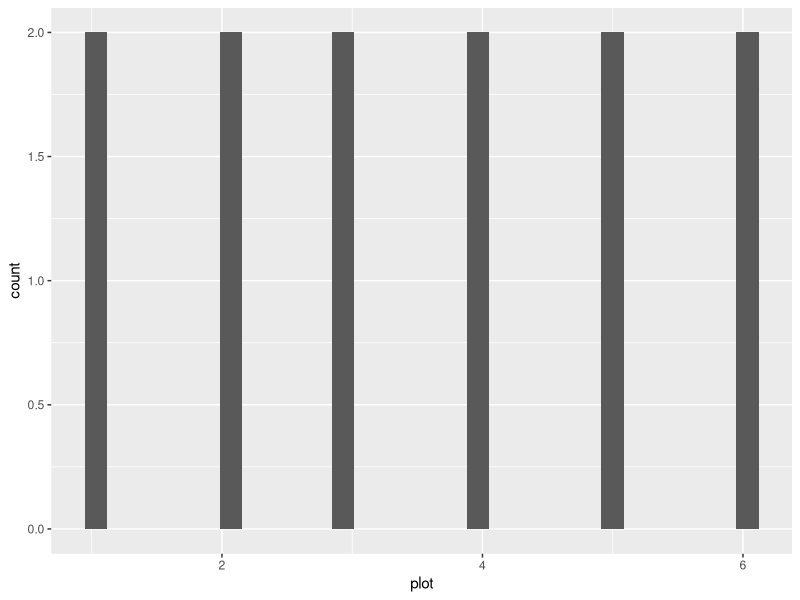
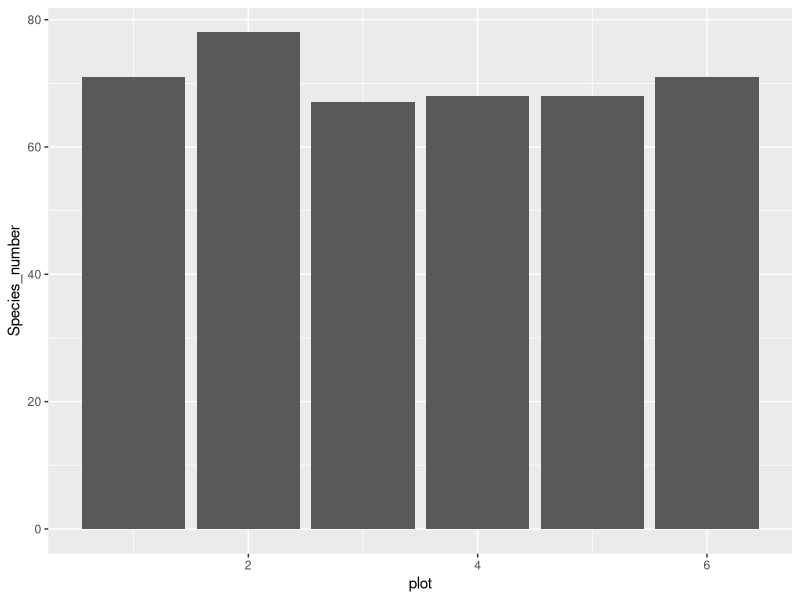
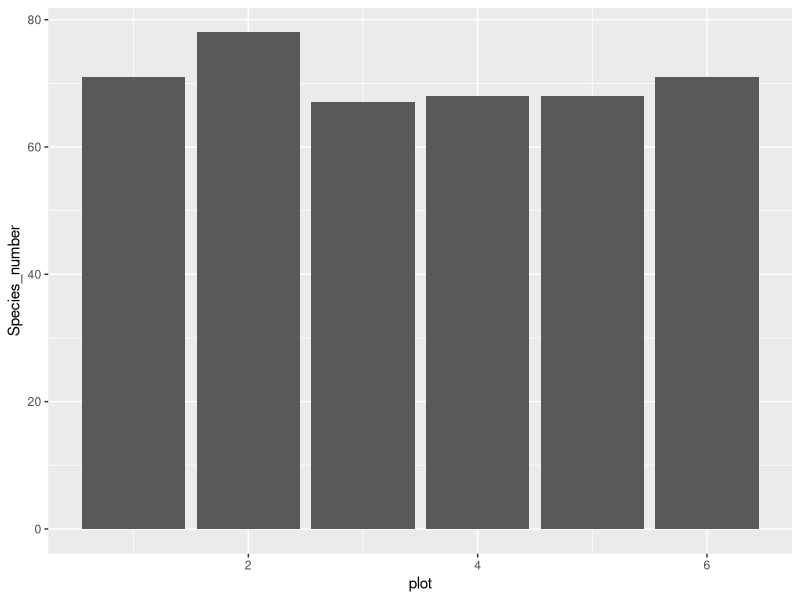
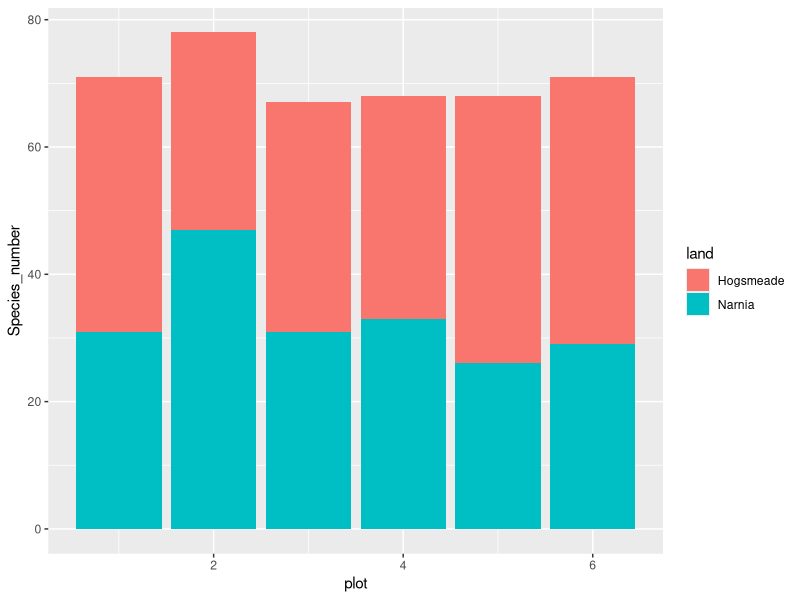
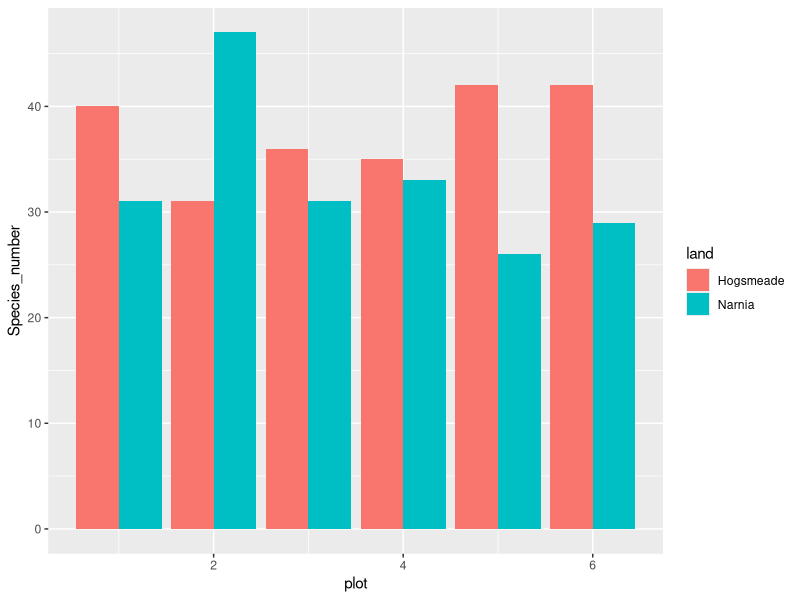
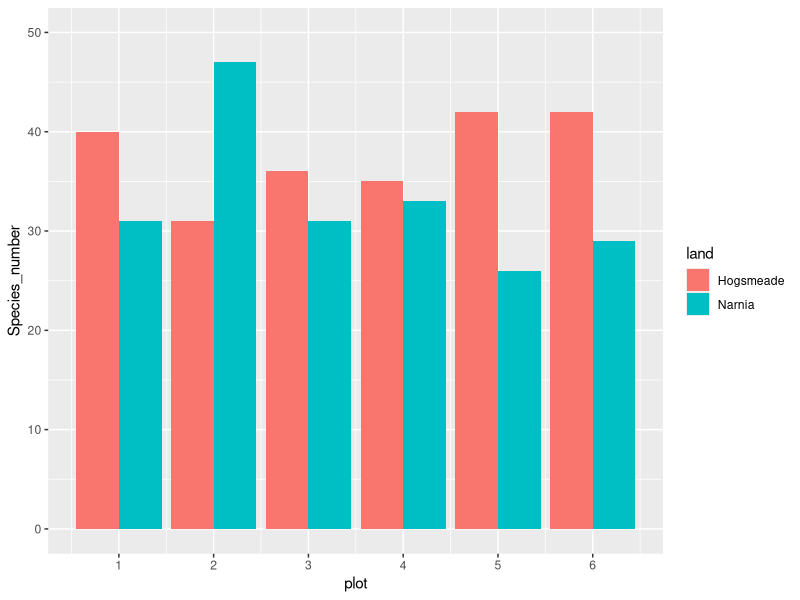
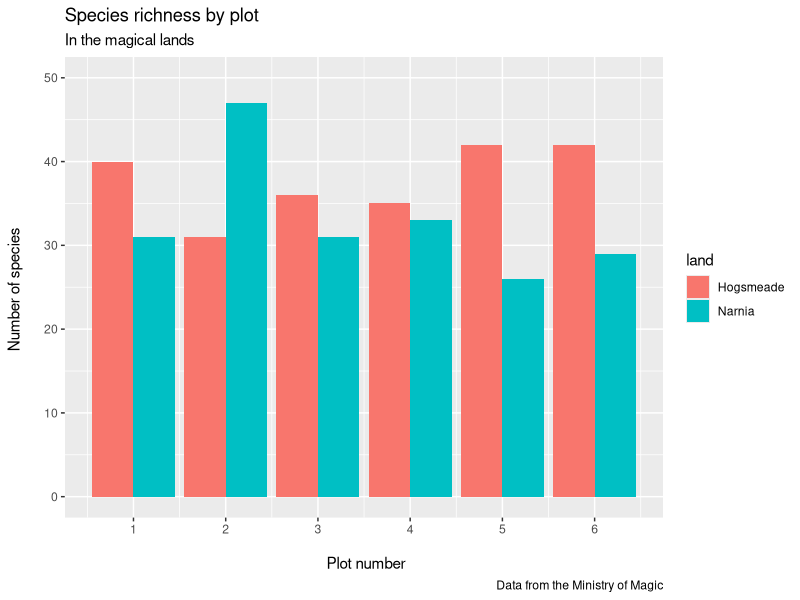
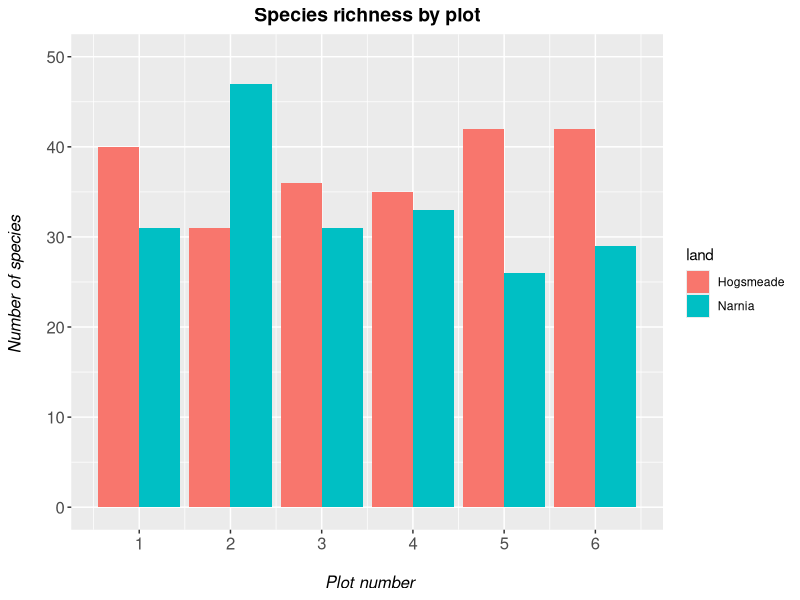

R code for these plots, in order:
## Vegetation of magical lands
## Data visualisation tutorial
## YOUR NAME
## DATE
#
# Load libraries ----
library(dplyr)  # For data manipulation
library(ggplot2)  # For data visualisation

setwd("course-repository-Hayward-Wong/Coding Club tutorials/3.Data Visualisation/tutorial 9")

# Read in data ----
magic_veg <- read.csv("magic_veg.csv")

str(magic_veg)

# land - the location within the land of magic (two possible lands: Narnia and Hogsmeade)
# plot - the plot number within each land
# year - the year the measurement was taken
# species - the species name (or code), Note that these are fake species!
# height - the imaginary canopy height at that point
# id - the id of each observation

species_counts <- magic_veg %>%
  group_by(land, plot) %>%
  summarise(Species_number = length(unique(species)))

(hist <- ggplot(species_counts, aes(x = plot)) +
    geom_histogram())

(hist <- ggplot(species_counts, aes(x = plot, y = Species_number)) +
    geom_histogram(stat = "identity"))

# Note: an equivalent alternative is to use geom_col (for column), which takes a y value and displays it
(col <- ggplot(species_counts, aes(x = plot, y = Species_number)) +
    geom_col()
)

(hist <- ggplot(species_counts, aes(x = plot, y = Species_number, fill = land)) +
    geom_histogram(stat = "identity"))

# Remember that any aesthetics that are a function of your data (like fill here) need to be INSIDE the aes() brackets.

(hist <- ggplot(species_counts, aes(x = plot, y = Species_number, fill = land)) +
    geom_histogram(stat = "identity", position = "dodge"))

(hist <- ggplot(species_counts, aes(x = plot, y = Species_number, fill = land)) +
    geom_histogram(stat = "identity", position = "dodge") + 
    scale_x_continuous(breaks = c(1,2,3,4,5,6)) + 
    scale_y_continuous(limits = c(0, 50)))

(hist <- ggplot(species_counts, aes(x = plot, y = Species_number, fill = land)) +
    geom_histogram(stat = "identity", position = "dodge") +
    scale_x_continuous(breaks = c(1,2,3,4,5,6)) + 
    scale_y_continuous(limits = c(0, 50)) +
    labs(title = "Species richness by plot", 
         subtitle = "In the magical lands",
         caption = "Data from the Ministry of Magic", 
         x = "\n Plot number", y = "Number of species \n"))     # \n adds space before x and after y axis text

(hist <- ggplot(species_counts, aes(x = plot, y = Species_number, fill = land)) +
    geom_histogram(stat = "identity", position = "dodge") +
    scale_x_continuous(breaks = c(1,2,3,4,5,6)) + 
    scale_y_continuous(limits = c(0, 50)) +
    labs(title = "Species richness by plot", 
         x = "\n Plot number", y = "Number of species \n") + 
    theme(axis.text = element_text(size = 12), 
          axis.title = element_text(size = 12, face = "italic"), 
          plot.title = element_text(size = 14, hjust = 0.5, face = "bold")))

(hist <- ggplot(species_counts, aes(x = plot, y = Species_number, fill = land)) +
    geom_histogram(stat = "identity", position = "dodge") + 
    scale_x_continuous(breaks = c(1,2,3,4,5,6)) + 
    scale_y_continuous(limits = c(0, 50)) +
    labs(title = "Species richness by plot", 
         x = "\n Plot number", y = "Number of species \n") + 
    theme_bw() +
    theme(panel.grid = element_blank(), 
          axis.text = element_text(size = 12), 
          axis.title = element_text(size = 12), 
          plot.title = element_text(size = 14, hjust = 0.5, face = "bold")))

(hist <- ggplot(species_counts, aes(x = plot, y = Species_number, fill = land)) +
    geom_histogram(stat = "identity", position = "dodge") + 
    scale_x_continuous(breaks = c(1,2,3,4,5,6)) + 
    scale_y_continuous(limits = c(0, 50)) +
    scale_fill_manual(values = c("rosybrown1", "#deebf7"),     # specifying the colours
                      name = "Land of Magic") +                # specifying title of legend
    labs(title = "Species richness by plot", 
         x = "\n Plot number", y = "Number of species \n") + 
    theme_bw() +
    theme(panel.grid = element_blank(), 
          axis.text = element_text(size = 12), 
          axis.title = element_text(size = 12), 
          plot.title = element_text(size = 14, hjust = 0.5, face = "bold"), 
          plot.margin = unit(c(0.5,0.5,0.5,0.5), units = , "cm"), 
          legend.title = element_text(face = "bold"),
          legend.position = "bottom", 
          legend.box.background = element_rect(color = "grey", size = 0.3)))

(hist <- ggplot(species_counts, aes(x = plot, y = Species_number, fill = land)) +
    geom_histogram(stat = "identity", position = "dodge") + 
    scale_x_continuous(breaks = c(1,2,3,4,5,6)) + 
    scale_y_continuous(limits = c(0, 50)) +
    scale_fill_manual(values = c("rosybrown1", "#deebf7"),           # specifying the colours
                      labels = c("HOGSMEADE", "NARNIA"),             # changing the site labels
                      name = "Land of Magic") +                      # defining legend title
    labs(title = "Species richness by plot", 
         x = "\n Plot number", y = "Number of species \n") + 
    theme_bw() +
    theme(panel.grid = element_blank(), 
          axis.text = element_text(size = 12), 
          axis.title = element_text(size = 12), 
          plot.title = element_text(size = 14, hjust = 0.5, face = "bold"), 
          plot.margin = unit(c(0.5,0.5,0.5,0.5), units = , "cm"), 
          legend.title = element_text(face = "bold"),
          legend.position = "bottom", 
          legend.box.background = element_rect(color = "grey", size = 0.3)))

ggsave("magical-sp-rich-hist.png", width = 7, height = 5, dpi = 300)

# Create vectors with land names and species counts
land <- factor(c("Narnia", "Hogsmeade", "Westeros", "The Shire", "Mordor", "Forbidden Forest", "Oz"))
counts <- as.numeric(c(55, 48, 37, 62, 11, 39, 51))

# Create the new data frame from the vectors
more_magic <- data.frame(land, counts)

# We'll need as many colours as there are factor levels
length(levels(more_magic$land))    # that's 7 levels 

# CREATE THE COLOUR PALETTE
magic.palette <- c("#698B69", "#5D478B", "#5C5C5C", "#CD6090", "#EEC900", "#5F9EA0", "#6CA6CD")    # defining 7 colours
names(magic.palette) <- levels(more_magic$land)                                                    # linking factor names to the colours

# Bar plot with all the factors

(hist <- ggplot(more_magic, aes(x = land, y = counts, fill = land)) +
    geom_histogram(stat = "identity", position = "dodge") + 
    scale_y_continuous(limits = c(0, 65)) +
    scale_fill_manual(values = magic.palette,                        # using our palette here
                      name = "Land of Magic") +                
    labs(title = "Species richness in magical lands", 
         x = "", y = "Number of species \n") + 
    theme_bw() +
    theme(panel.grid = element_blank(), 
          axis.text = element_text(size = 12), 
          axis.text.x = element_text(angle = 45, hjust = 1), 
          axis.title = element_text(size = 12), 
          plot.title = element_text(size = 14, hjust = 0.5, face = "bold"), 
          plot.margin = unit(c(0.5,0.5,0.5,0.5), units = , "cm"), 
          legend.title = element_text(face = "bold"),
          legend.position = "bottom", 
          legend.box.background = element_rect(color = "grey", size = 0.3)))


# See how consistent the colour scheme is if you drop some factors (using filter in the first line)

(hist <- ggplot(filter(more_magic, land %in% c("Hogsmeade", "Oz", "The Shire")), aes(x = land, y = counts, fill = land)) +
    geom_histogram(stat = "identity", position = "dodge") + 
    scale_y_continuous(limits = c(0, 65)) +
    scale_fill_manual(values = magic.palette,                       # using our palette ensures that colours with no corresponding factors are dropped
                      name = "Land of Magic") +                
    labs(title = "Species richness in magical lands", 
         x = "", y = "Number of species \n") + 
    theme_bw() +
    theme(panel.grid = element_blank(), 
          axis.text = element_text(size = 12), 
          axis.text.x = element_text(angle = 45, hjust = 1), 
          axis.title = element_text(size = 12), 
          plot.title = element_text(size = 14, hjust = 0.5, face = "bold"), 
          plot.margin = unit(c(0.5,0.5,0.5,0.5), units = , "cm"), 
          legend.title = element_text(face = "bold"),
          legend.position = "bottom", 
          legend.box.background = element_rect(color = "grey", size = 0.3)))

yearly_counts <- magic_veg %>%
  group_by(land, plot, year) %>%                             # We've added in year here
  summarise(Species_number = length(unique(species))) %>%
  ungroup() %>%
  mutate(plot = as.factor(plot))

(boxplot <- ggplot(yearly_counts, aes(plot, Species_number, fill = land)) +
    geom_boxplot())

(boxplot <- ggplot(yearly_counts, aes(x = plot, y = Species_number, fill = land)) +
    geom_boxplot() +
    scale_x_discrete(breaks = 1:6) +
    scale_fill_manual(values = c("rosybrown1", "#deebf7"),
                      breaks = c("Hogsmeade","Narnia"),
                      name="Land of magic",
                      labels=c("Hogsmeade", "Narnia")) +
    labs(title = "Species richness by plot", 
         x = "\n Plot number", y = "Number of species \n") + 
    theme_bw() + 
    theme() + 
    theme(panel.grid = element_blank(), 
          axis.text = element_text(size = 12), 
          axis.title = element_text(size = 12), 
          plot.title = element_text(size = 14, hjust = 0.5, face = "bold"), 
          plot.margin = unit(c(0.5,0.5,0.5,0.5), units = , "cm"), 
          legend.position = "bottom", 
          legend.box.background = element_rect(color = "grey", size = 0.3)))

# Saving the boxplot
ggsave("magical-sp-rich-boxplot1.png", width = 7, height = 5, dpi = 300)

# Create the summarised data
summary <- species_counts %>%  group_by(land) %>% summarise(mean = mean(Species_number),
                                                            sd = sd(Species_number))

# Make a dot plot
(dot <- ggplot(summary, aes(x = land, y = mean, colour = land)) +
    geom_errorbar(aes(ymin = mean - sd, ymax = mean + sd), width = 0.2) +
    geom_point(size = 3) + 
    scale_y_continuous(limits = c(0, 50)) +
    scale_colour_manual(values = c('#CD5C5C', '#6CA6CD'), 
                        labels = c('HOGSMEADE', 'NARNIA'), 
                        name = 'Land of Magic') +                   
    labs(title = 'Average species richness', 
         x = '', y = 'Number of species \n') + 
    theme_bw() +
    theme(panel.grid = element_blank(), 
          axis.text = element_text(size = 12), 
          axis.title = element_text(size = 12), 
          plot.title = element_text(size = 14, hjust = 0.5, face = 'bold'), 
          plot.margin = unit(c(0.5,0.5,0.5,0.5), units = , 'cm'), 
          legend.title = element_text(face = 'bold'),
          legend.position = 'bottom', 
          legend.box.background = element_rect(color = 'grey', size = 0.3)))

# Reordering the data
yearly_counts$land <- factor(yearly_counts$land, 
                             levels = c("Narnia", "Hogsmeade"),
                             labels = c("Narnia", "Hogsmeade"))

# Plotting the boxplot 
(boxplot <- ggplot(yearly_counts, aes(x = plot, y = Species_number, fill = land)) +
    geom_boxplot() +
    scale_x_discrete(breaks = 1:6) +
    scale_fill_manual(values = c("#deebf7", "rosybrown1"),
                      breaks = c("Narnia","Hogsmeade"),
                      name = "Land of magic",
                      labels = c("Narnia", "Hogsmeade")) +
    labs(title = "Species richness by plot", 
         x = "\n Plot number", y = "Number of species \n") + 
    theme_bw() + 
    theme() + 
    theme(panel.grid = element_blank(), 
          axis.text = element_text(size = 12), 
          axis.title = element_text(size = 12), 
          plot.title = element_text(size = 14, hjust = 0.5, face = "bold"), 
          plot.margin = unit(c(0.5,0.5,0.5,0.5), units = , "cm"), 
          legend.position = "bottom", 
          legend.box.background = element_rect(color = "grey", size = 0.3)))

# Reordering the data 
yearly_counts$plot <- factor(yearly_counts$plot, 
                             levels = c("6", "1", "2", "3", "4", "5"),
                             labels = c("6", "1", "2", "3", "4", "5"))

# Plotting the boxplot 
(boxplot2 <- ggplot(yearly_counts, aes(x = plot, y = Species_number, fill = land)) +
    geom_boxplot() +
    scale_x_discrete(breaks = 1:6) +
    scale_fill_manual(values = c("#deebf7", "rosybrown1"),
                      breaks = c("Narnia","Hogsmeade"),
                      name = "Land of magic",
                      labels = c("Narnia", "Hogsmeade")) +
    labs(title = "Species richness by plot", 
         x = "\n Plot number", y = "Number of species \n") + 
    theme_bw() + 
    theme() + 
    theme(panel.grid = element_blank(), 
          axis.text = element_text(size = 12), 
          axis.title = element_text(size = 12), 
          plot.title = element_text(size = 14, hjust = 0.5, face = "bold"), 
          plot.margin = unit(c(0.5,0.5,0.5,0.5), units = , "cm"), 
          legend.position = "bottom", 
          legend.box.background = element_rect(color = "grey", size = 0.3)))

heights <- magic_veg %>%
  filter(!is.na(height)) %>%                    # removing NA values
  group_by(year, land, plot, id) %>%
  summarise(Max_Height = max(height)) %>%       # Calculating max height
  ungroup() %>%                                 # Need to ungroup so that the pipe doesn't get confused
  group_by(year, land, plot) %>%
  summarise(Height = mean(Max_Height))          # Calculating mean max height

(basic_mm_scatter <- ggplot(heights, aes(year, Height, colour = land)) +
    geom_point() +
    theme_bw())

(basic_mm_scatter_line <- ggplot(heights, aes(year, Height, colour = land)) +
    geom_point() +
    theme_bw() +
    stat_smooth(method = "lm"))

(improved_mm_scat <- ggplot(heights, aes(year, Height, colour = land)) +
    geom_point() +
    theme_bw() +
    stat_smooth(method = "lm", formula = y ~ x + I(x^2)))

theme_coding <- function(){            # creating a new theme function
  theme_bw()+                          # using a predefined theme as a base
    theme(axis.text.x = element_text(size = 12, angle = 45, vjust = 1, hjust = 1),       # customising lots of things
          axis.text.y = element_text(size = 12),
          axis.title = element_text(size = 14),
          panel.grid = element_blank(),
          plot.margin = unit(c(0.5, 0.5, 0.5, 0.5), units = , "cm"),
          plot.title = element_text(size = 20, vjust = 1, hjust = 0.5),
          legend.text = element_text(size = 12, face = "italic"),
          legend.title = element_blank(),
          legend.position = c(0.9, 0.9))
}

# EXAMPLE 1: boxplot with all the theme elements specified

(boxplot <- ggplot(yearly_counts, aes(x = plot, y = Species_number, fill = land)) +
    geom_boxplot() +
    scale_x_discrete(breaks = 1:6) +
    scale_fill_manual(values = c("#deebf7", "rosybrown1"),
                      breaks = c("Narnia","Hogsmeade"),
                      name = "Land of magic",
                      labels = c("Narnia", "Hogsmeade")) +
    labs(title = "Species richness by plot", 
         x = "\n Plot number", y = "Number of species \n") + 
    theme_bw()+                          # using a predefined theme as a base
    theme(axis.text.x = element_text(size = 12, angle = 45, vjust = 1, hjust = 1),       # customising lots of things
          axis.text.y = element_text(size = 12),
          axis.title = element_text(size = 14),
          panel.grid = element_blank(),
          plot.margin = unit(c(0.5, 0.5, 0.5, 0.5), units = , "cm"),
          plot.title = element_text(size = 20, vjust = 1, hjust = 0.5),
          legend.text = element_text(size = 12, face = "italic"),
          legend.title = element_blank(),
          legend.position = c(0.9, 0.9))
)

# EXAMPLE 2: Using our custom theme to achieve the exact same thing

(boxplot <- ggplot(yearly_counts, aes(x = plot, y = Species_number, fill = land)) +
    geom_boxplot() +
    scale_x_discrete(breaks = 1:6) +
    scale_fill_manual(values = c("#deebf7", "rosybrown1"),
                      breaks = c("Narnia","Hogsmeade"),
                      name = "Land of magic",
                      labels = c("Narnia", "Hogsmeade")) +
    labs(title = "Species richness by plot", 
         x = "\n Plot number", y = "Number of species \n") + 
    theme_coding()                      # short and sweeeeet!
)


# And if you need to change some elements (like the legend that encroaches on the graph here), you can simply overwrite:

(boxplot <- ggplot(yearly_counts, aes(x = plot, y = Species_number, fill = land)) +
    geom_boxplot() +
    scale_x_discrete(breaks = 1:6) +
    scale_fill_manual(values = c("#deebf7", "rosybrown1"),
                      breaks = c("Narnia","Hogsmeade"),
                      name = "Land of magic",
                      labels = c("Narnia", "Hogsmeade")) +
    labs(title = "Species richness by plot", 
         x = "\n Plot number", y = "Number of species \n") + 
    theme_coding() +                      # this contains legend.position = c(0.9, 0.9)
    theme(legend.position = "right")      # this overwrites the previous legend position setting
)

# Add % of endemic species to the data frame
more_magic <- more_magic %>% mutate(endemic = c(0.54, 0.32, 0.66, 0.80, 0.14, 0.24, 0.39))

# Creating the bar plot 

(endemic <- ggplot(more_magic, aes(x = land, y = counts, fill = endemic)) +   # colour coding by % endemic species
    geom_histogram(stat = 'identity') +
    scale_fill_gradient(low = '#87CEEB', high = '#4A708B',                     # creating gradient from pale to dark blue
                        name = 'Endemism % \n') +                              # setting legend title
    labs(x = 'Magical Land', y = 'Species richness \n', 
         title = 'Species richness and endemism in magical worlds') +               # setting axes and main titles
    theme_coding() +
    theme(legend.position = 'right',                     # changing the legend position
          legend.title = element_text(size = 12),        # adding the legend title back
          plot.title = element_text(size = 14))           # reducing size of main title
)

# Reordering factor levels of land by % endemism (directly within aes() with reorder function)

(endemic <- ggplot(more_magic, aes(x = reorder(land, endemic), y = counts, fill = endemic)) +
    geom_histogram(stat = 'identity') +
    scale_fill_gradient(low = '#87CEEB', high = '#4A708B',                     # creating gradient from pale to dark blue
                        name = 'Endemism % \n') +                              # setting legend title
    labs(x = 'Magical Land', y = 'Species richness \n', 
         title = 'Species richness and endemism in magical worlds') +               # setting axes and main titles
    theme_coding() +
    theme(legend.position = 'right',                     # changing the legend position
          legend.title = element_text(size = 12),        # adding the legend title back
          plot.title = element_text(size = 14))           # reducing size of main title
)
